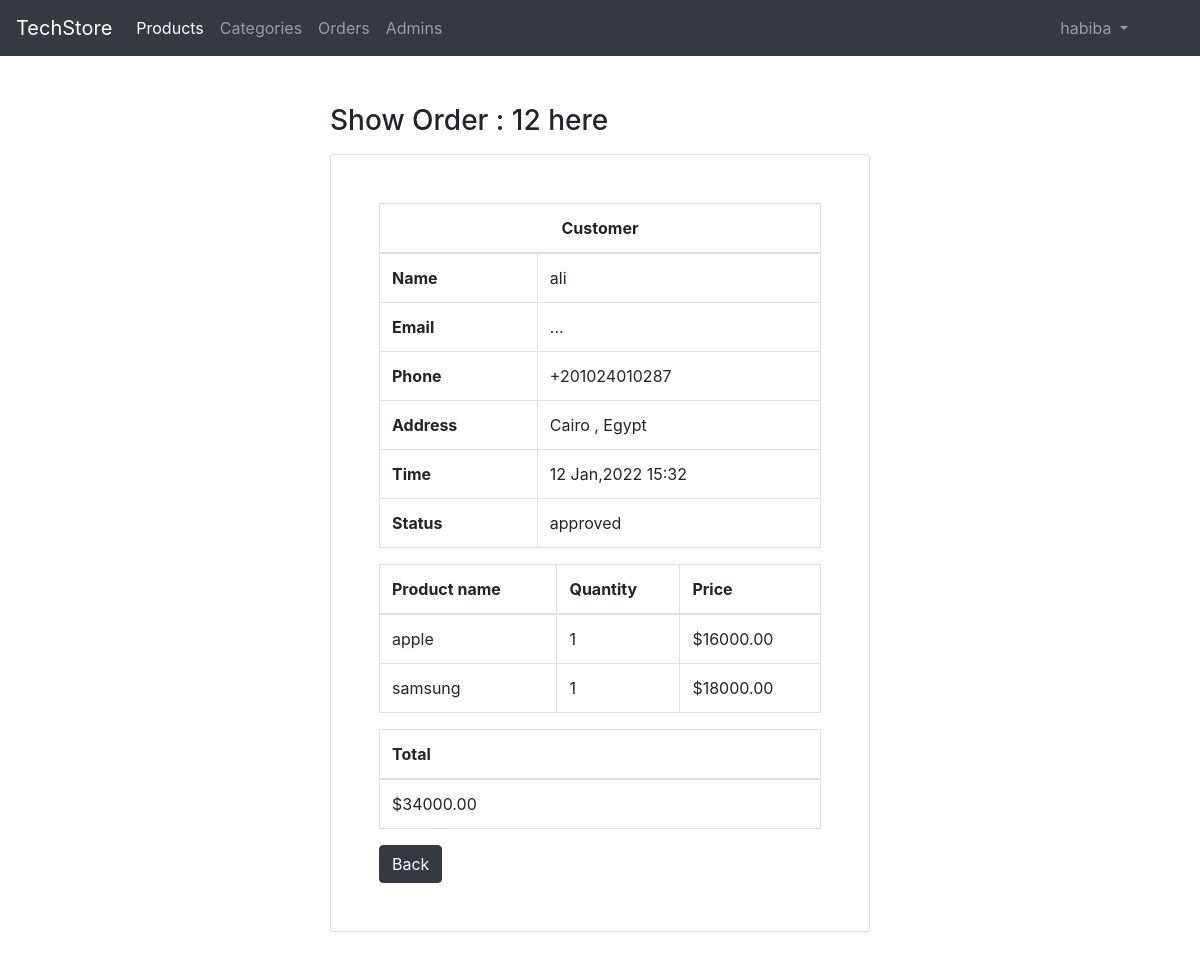
The app's page /admin/order.php?id=12 (signed in) with its own data.
### tables this page shows
CREATE TABLE `orders` (
  `id` int(10) UNSIGNED NOT NULL,
  `name` varchar(255) NOT NULL,
  `email` varchar(255) DEFAULT NULL,
  `phone` varchar(255) DEFAULT NULL,
  `address` varchar(255) DEFAULT NULL,
  `status` enum('pending','approved','canceled') NOT NULL DEFAULT 'pending',
  `created_at` datetime NOT NULL DEFAULT current_timestamp()
);

CREATE TABLE `order_details` (
  `id` int(10) UNSIGNED NOT NULL,
  `order_id` int(10) UNSIGNED DEFAULT NULL,
  `product_id` int(10) UNSIGNED DEFAULT NULL,
  `qty` int(11) NOT NULL
);

CREATE TABLE `products` (
  `id` int(10) UNSIGNED NOT NULL,
  `name` varchar(255) NOT NULL,
  `desc` text NOT NULL,
  `price` decimal(8,2) NOT NULL,
  `pieces_no` smallint(6) NOT NULL,
  `img` varchar(255) NOT NULL,
  `cat_id` int(10) UNSIGNED DEFAULT NULL,
  `created_at` datetime NOT NULL DEFAULT current_timestamp()
);

### app.php (called while the page is built, shortened)
<?php
$request = new Request;

### classes/Request.php (called while the page is built, shortened)
<?php
class Request{
    public function get(string $key)
    {
        return $_GET[$key];
    }
}

### classes/models/Order.php (called while the page is built, shortened)
<?php
class Order extends Db{
    public function __construct()
    {
        $this->table = "orders";
    }
    public function getOne($id,string $filds="*")
    {
        $query = "SELECT $filds FROM $this->table join order_details join products
        on $this->table.id=order_details.order_id and order_details.product_id = products.id
         where $this->table.id=$id";
      $result =  mysqli_query($this->conn , $query);
     return mysqli_fetch_assoc($result);
    }
}

### classes/Db.php (called while the page is built, shortened)
<?php
abstract class Db{
    public function connect()
    {
    $this->conn =  mysqli_connect(DB_SERVERNAME,DB_USERNAME,DB_PASSWORD,DB_NAME);
    }
}

### classes/models/OrderDetail.php (called while the page is built, shortened)
<?php
class OrderDetail extends Db{
    public function __construct()
    {
        $this->table = "order_details";
    }
    public function selectWithProducts($order_id)
    {
        $query ="SELECT qty,name,price FROM $this->table join products
        on order_details.product_id = products.id
        where  $this->table.order_id = $order_id";
        $result = mysqli_query($this->conn,$query);
        return mysqli_fetch_all($result,MYSQLI_ASSOC);
    }
}

### admin/order.php (the view, shortened to what this page needs)
<?php
require_once "inc/header.php"; ?>
<?php
  if($request->getHas('id'))
  {
    $id = $request->get('id');
  }else{
    $request->aredirect('orders.php');
  }
  $or = new Order;
  $order = $or->getOne($id,"orders.*,SUM(qty*price) AS total");
  $orDetail = new OrderDetail;
  $orderDetail= $orDetail->selectWithProducts($id);
?>
    <div class="container py-5">
        <div class="row">
            <div class="col-md-6 offset-md-3">
                <h3 class="mb-3">Show Order : <?= $order['id']; ?> here</h3>
                <div class="card">
                    <div class="card-body p-5">
                        <table class="table table-bordered">
                            <thead>
                                <th colspan="2" class="text-center">Customer</th>
                            </thead>
                            <tbody>
                              <tr>
                                <th scope="row">Name</th>
                                <td><?= $order['name']; ?></td>
                              </tr>
                              <tr>
                                <th scope="row">Email</th>
                                <td><?= $order['email']??"..."; ?></td>
                              </tr>
                              <tr>
                                <th scope="row">Phone</th>
                                <td><?= $order['phone']; ?></td>
                              </tr>
                              <tr>
                                <th scope="row">Address</th>
                                <td><?= $order['address'] ?? "..."; ?></td>
                              </tr>
                              <tr>
                                <th scope="row">Time</th>
                                <td><?= date("d M,Y H:i",strtotime($order['created_at']))?></td>
                              </tr>
                              <tr>
                                <th scope="row">Status</th>
                                <td><?= $order['status']  ?></td>
                              </tr>
                            </tbody>
                        </table>
                        <table class="table table-bordered">
                            <thead>
                                <tr>
                                    <th>Product name</th>
                                    <th>Quantity</th>
                                    <th>Price</th>
                                </tr>
                            </thead>
                            <tbody>
                              <?php foreach($orderDetail as $pro): ?>
                                <tr>
                                  <td><?= $pro['name'] ?></td>
                                  <td><?= $pro['qty'] ?></td>
                                  <td>$<?= $pro['price'] ?></td>
                                </tr>
                                <?php endforeach; ?>
                            </tbody>
                        </table>
                        <table class="table table-bordered">
                            <thead>
                                <tr>
                                    <th>Total</th>
                                </tr>
                            </thead>
                            <tbody>
                              <tr>
                                <td>$<?= $order['total'] ?></td>
                              </tr>
                            </tbody>
                        </table>
                        <a class="btn btn-dark" href="<?=AURL; ?>orders.php">Back</a>
                    </div>
                </div>
            </div>
        </div>
    </div>
<?php require_once "inc/footer.php"; ?>

### records on screen
orders: id "12", name "ali", email "...", phone "+201024010287", address "Cairo , Egypt", created_at "12 Jan,2022 15:32", status "approved"
order_details: product.name "apple", qty "1", product.price "16000.00"
order_details: product.name "samsung", qty "1", product.price "18000.00"

### other values on screen
$session->get("adminName") "habiba"
$order['total'] "34000.00"
